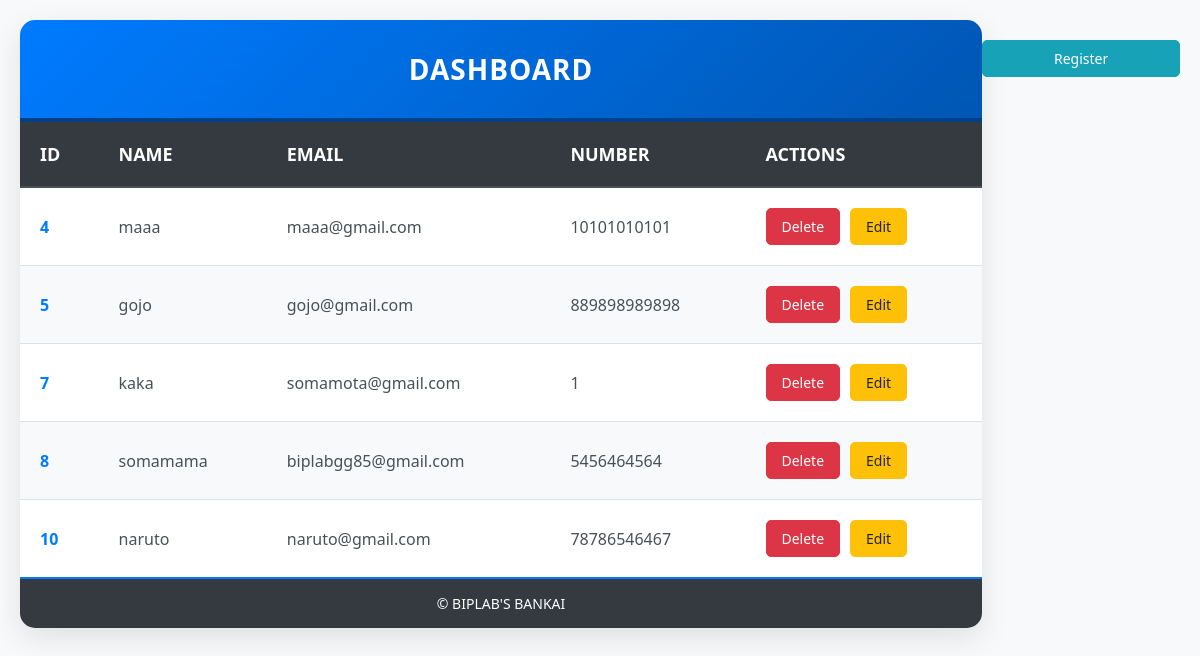
Screenshot of /dashpanel/ with the database file from the repository.
### newapp/models.py (models this page shows)
class Student(models.Model):
    name=models.CharField(max_length=200)
    email=models.EmailField()
    number=models.IntegerField()

### newapp/views.py (the view)
# urls.py: path('dashpanel/',views.dashpanel,name='dashpanel'),
def dashpanel(request):
    data=Student.objects.all()
    return render(request,'dashpannel.html',{'data':data})

### newapp/templates/dashpannel.html (shortened to what this page needs)
<!DOCTYPE html>
<html lang="en">
<head>
</head>
<body>
  <div class="dashboard">
    <div class="header">Dashboard</div>
    <div class="content">
      <table>
        <thead>
          <tr>
            <th>ID</th>
            <th>Name</th>
            <th>Email</th>
            <th>Number</th>
            <th>Actions</th>
          </tr>
        </thead>
        <tbody>
          {% for x in data %}
          <tr>
            <td>{{x.id}}</td>
            <td>{{x.name}}</td>
            <td>{{x.email}}</td>
            <td>{{x.number}}</td>
            <td class="actions">
              <a href="{% url 'datadelete' x.id %}" class="btn btn-outline-danger">Delete</a>
              <a href="{% url 'dataedit' x.id %}" class="btn btn-outline-warning">Edit</a>
            </td>
          </tr>
          {% endfor %}
        </tbody>
      </table>
    </div>
    <div class="footer">© BIPLAB'S BANKAI</div>
  </div>
  <a href="{% url 'dashpanel' %}" class="btn btn-info">Register</a>
</body>
</html>

### newapp/templates/dashpannel.html (style rules this page uses)
body { font-family: 'Segoe UI', Tahoma, Geneva, Verdana, sans-serif; background-color: #f8f9fa; margin: 0; padding: 20px; display: flex; justify-content: center; align-items: flex-start; min-height: 100vh; }
.dashboard { width: 100%; max-width: 1000px; background-color: #fff; box-shadow: 0 10px 30px rgba(0, 0, 0, 0.1); border-radius: 15px; overflow: hidden; transition: transform 0.3s ease, box-shadow 0.3s ease; }
.header { background: linear-gradient(135deg, #007bff, #0056b3); color: #fff; padding: 30px; text-align: center; font-size: 28px; font-weight: bold; letter-spacing: 1px; text-transform: uppercase; border-bottom: 4px solid #004085; box-shadow: 0 4px 8px rgba(0, 0, 0, 0.1); }
table { width: 100%; border-collapse: collapse; margin: 0; }
table thead { background-color: #343a40; color: #fff; }
table thead th { padding: 20px; text-align: left; font-size: 18px; text-transform: uppercase; border-bottom: 2px solid #495057; }
table tbody tr { border-bottom: 1px solid #dee2e6; transition: background-color 0.3s ease; }
table tbody tr:nth-child(even) { background-color: #f8f9fa; }
table tbody td { padding: 20px; font-size: 16px; color: #495057; transition: color 0.3s ease; }
table tbody td:first-child { font-weight: bold; color: #007bff; transition: color 0.3s ease; }
table tbody tr:last-child { border-bottom: none; }
.actions { display: flex; gap: 10px; }
.btn { padding: 8px 15px; font-size: 14px; text-decoration: none; color: #fff; border-radius: 5px; transition: background-color 0.3s ease; display: inline-block; }
.btn-outline-danger { background-color: #dc3545; border: 1px solid #dc3545; }
.btn-outline-warning { background-color: #ffc107; border: 1px solid #ffc107; color: #212529; }
.btn-info { background-color: #17a2b8; border: 1px solid #17a2b8; margin: 20px 0; display: block; width: 200px; text-align: center; }
.footer { background-color: #343a40; color: #fff; text-align: center; padding: 15px; font-size: 14px; font-weight: 300; border-top: 2px solid #007bff; }

### rows the page displays
Student: id "4", name "maaa", email "maaa@gmail.com", number "10101010101"
Student: id "5", name "gojo", email "gojo@gmail.com", number "889898989898"
Student: id "7", name "kaka", email "somamota@gmail.com", number "1"
Student: id "8", name "somamama", email "biplabgg85@gmail.com", number "5456464564"
Student: id "10", name "naruto", email "naruto@gmail.com", number "78786546467"
